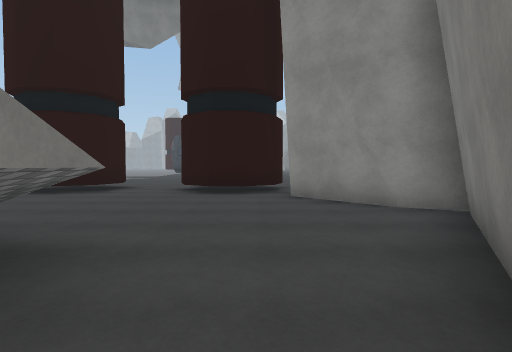
view 1 (above)

16 first-person views from a walk through a 3-D level made in the Unity game engine. The camera is 1.3 m above the floor, tilts 2° down and sees 80° across. The floor is counted in squares, 2 m on a side. Each view is taken from the middle of a square. On the plan, view 1 faces up. The plan holds only what a view shows up to about 10 squares ahead; the rest is blank. The place goes on beyond the plan. The player is left out. Some surface patterns are stand-ins.

view 2
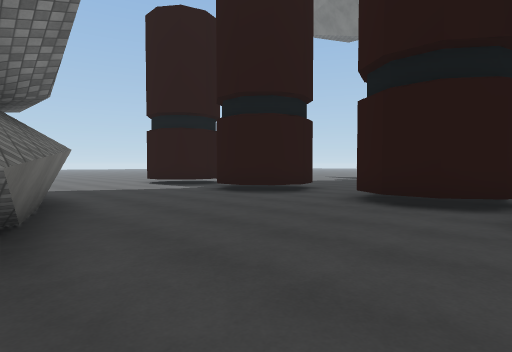

view 3
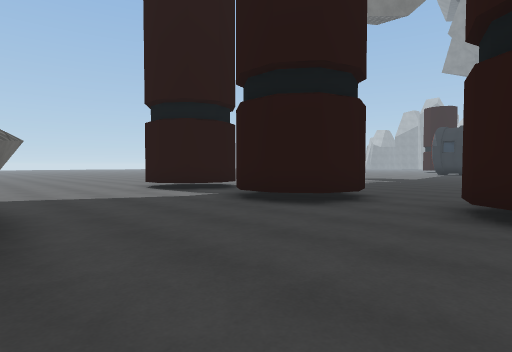

view 4
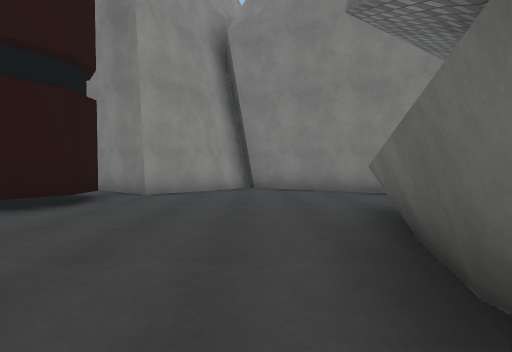

view 5
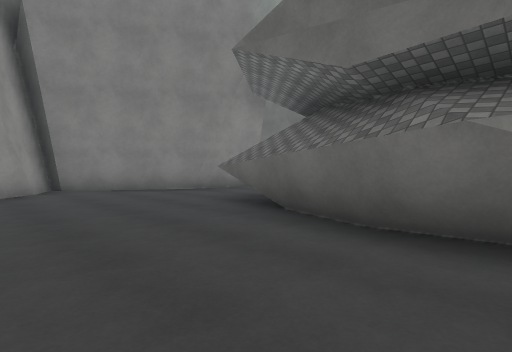

view 6
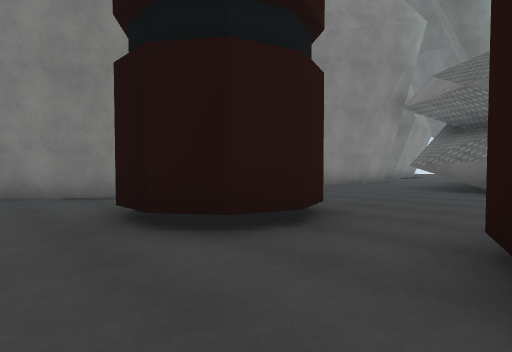

view 7
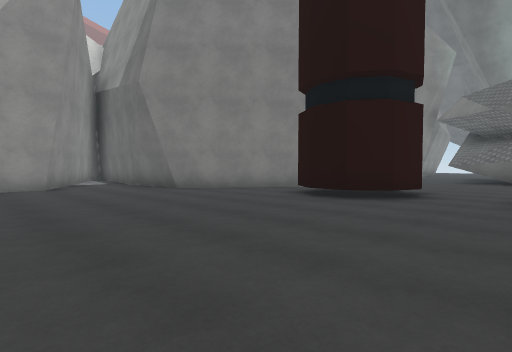

view 8
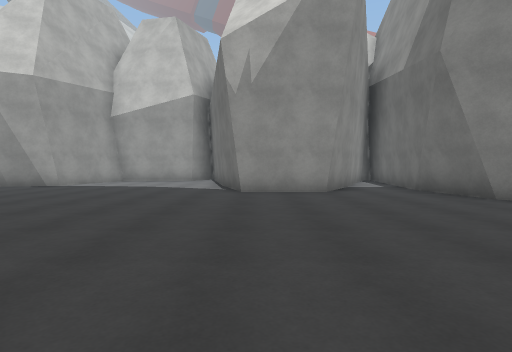

view 9
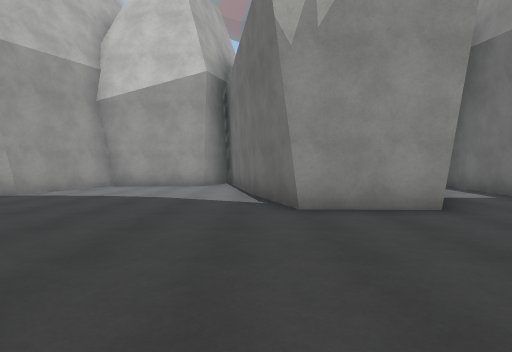

view 10
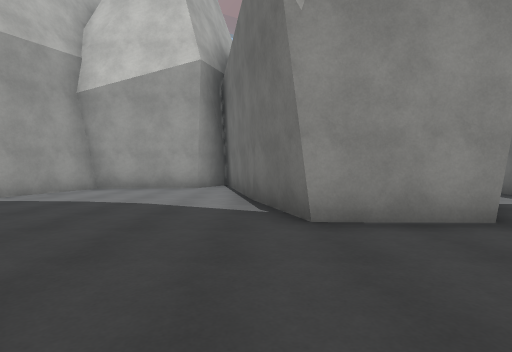

view 11
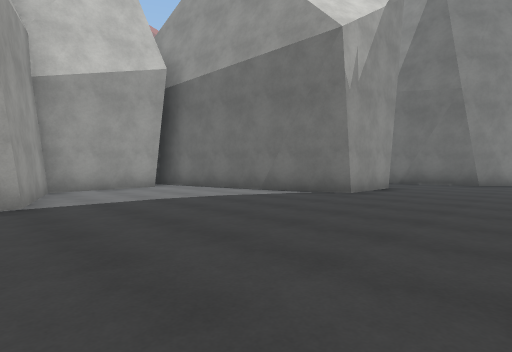

view 12
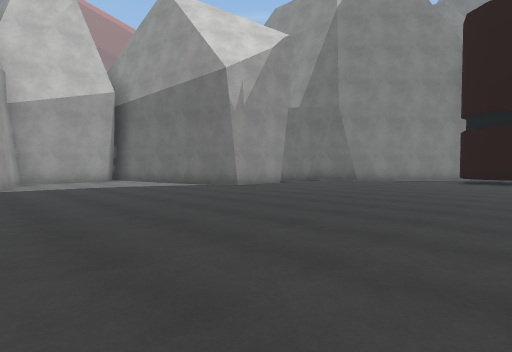

view 13
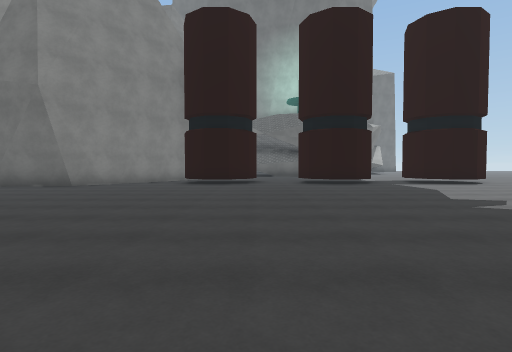

view 14
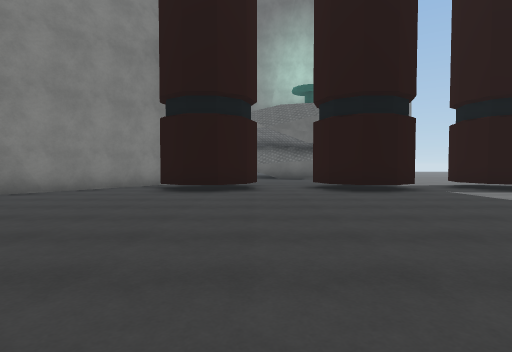

view 15
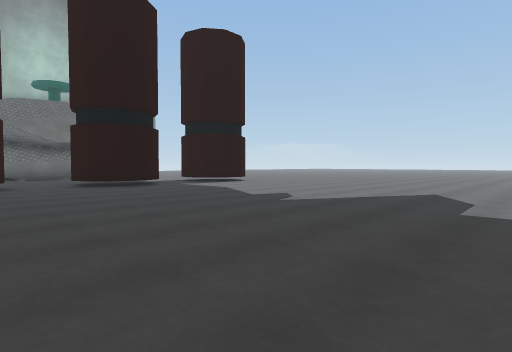

view 16
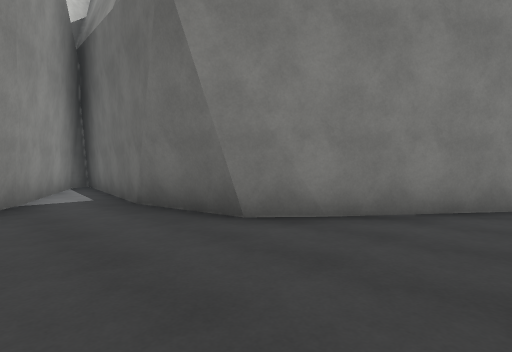

### Floor plan
Points are (right, up) in squares from view 1. A wall is a line through its corners. A room is listed if a view was taken in it or the views show most of it. See-through windows are left out.
Room 1 (views 1, 2, 3, 4, 5)
walls: (-3.9, 7.5) (-4.6, 7) (-5.4, 7) (-6, 7.4); (0.5, 7.5) (-0.2, 7) (-1.1, 7) (-1.8, 7.5); (-5.8, 3.4) (-5.4, 3.5) (-1.1, 2.2) (-1.1, 1.2); (-5.8, 3.2) (-4.8, 3.3); (2.2, 4.7) (0.7, 6.5); (0.9, 1) (2.8, 4.1); (3.3, 4.3) (1.8, 5); (0.8, -0.3) (1.1, 1.3)
low walls: (-5.8, 3) (-4.8, 3.1) (-2.3, 2.3)
ways out: opening at (-3, 8.5) to room 2
Room 2 (views 6, 7, 8, 9, 10, 11, 12, 13, 14, 15, 16)
walls: (5.4, 13.2) (5.5, 15.4) (7.7, 16.1); (7.2, 16) (11.9, 17) (10.6, 17.6) (10.4, 20.5) (7.6, 21.3) (7.2, 22.5); (3.1, 9.8) (3.8, 10.6) (6, 11); (0.7, 8.3) (0.5, 7.5); (-1.8, 7.5) (-2, 8.3) (-1.8, 9.1) (-1.1, 9.6) (-0.2, 9.6) (0.5, 9.1); (0.7, 6.5) (3.4, 10.2); (-6.1, 9.1) (-5.4, 9.6) (-4.6, 9.6) (-3.9, 9.1) (-3.6, 8.3) (-3.9, 7.5)
ways out: opening at (-3, 8.5) to room 1; opening at (6, 12)

Positions as (right, up) in squares from view 1, and headings:
1: (0, 0), facing up
2: (1, 2), facing up-left
3: (-1, 3), facing up-left
4: (-6, 4), facing right
5: (-6, 6), facing down-right
6: (-4, 11), facing down-right
7: (-4, 15), facing down-right
8: (-2, 15), facing right
9: (1, 16), facing right
10: (2, 16), facing right
11: (2, 22), facing down-right
12: (-2, 22), facing down-right
13: (-2, 20), facing down
14: (-2, 17), facing down
15: (-1, 19), facing down-left
16: (1, 13), facing down-right
